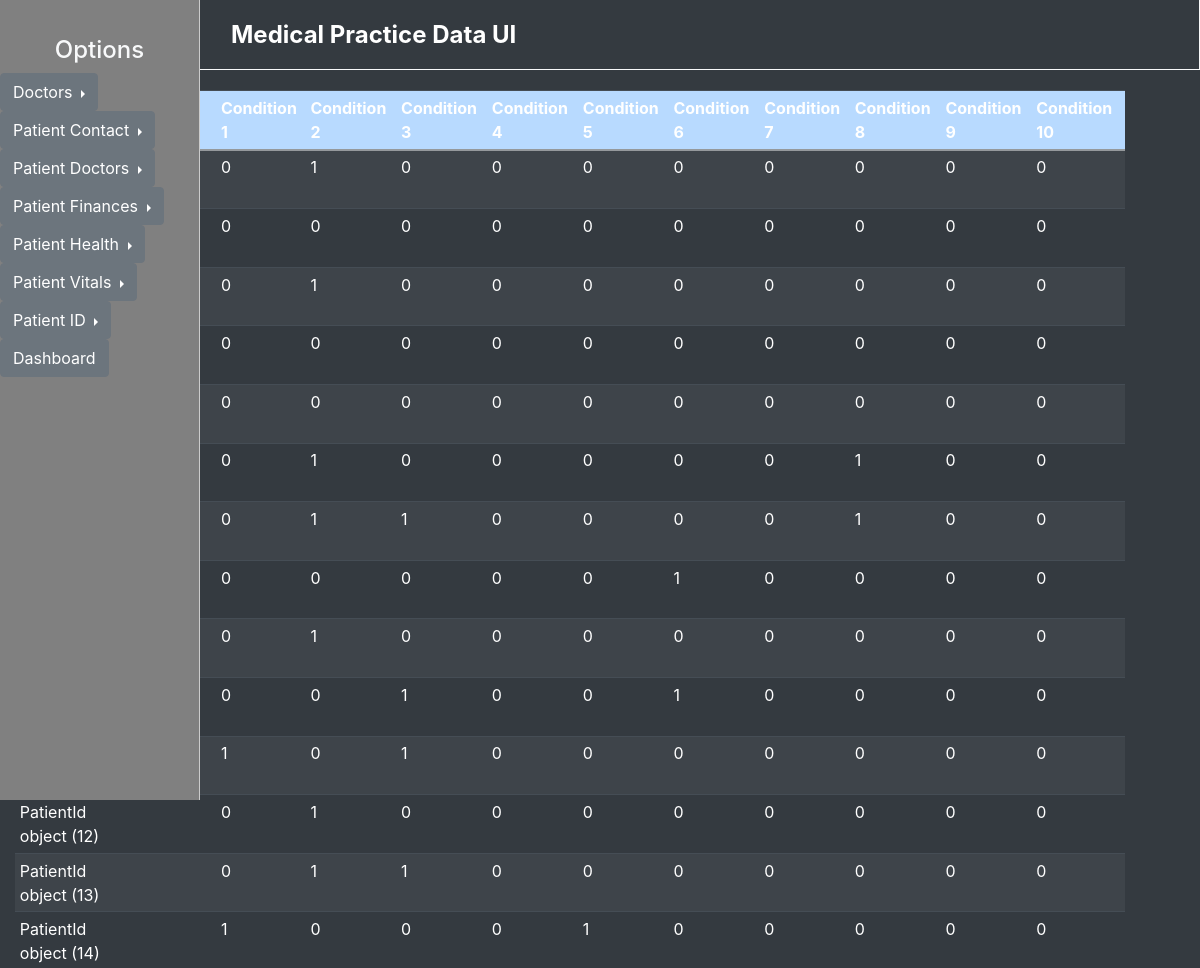
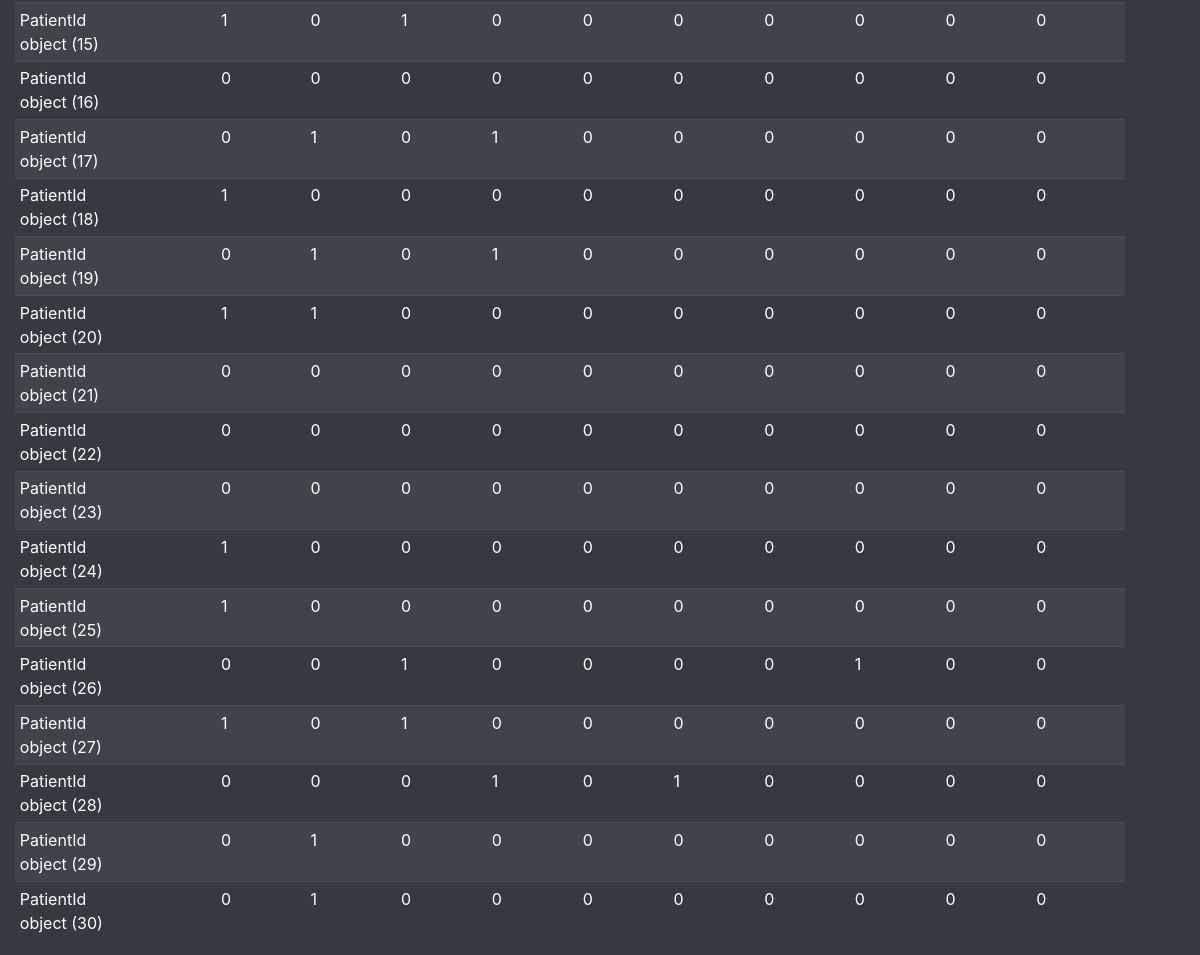
The app's page /webapp/patient-health/ with its own data (2 pictures, top to bottom).
### medical_practice/web_app/models.py (models this page shows)
class PatientHealth(models.Model):
    patient = models.OneToOneField('PatientId', models.DO_NOTHING, db_column='Patient_ID', primary_key=True, blank=False, null=False)  # Field name made lowercase.
    current_smoker = models.BooleanField(db_column='Current_smoker', blank=False, null=True)  # Field name made lowercase.
    condition_1 = models.CharField(db_column='Condition_1', blank=False, null=True, max_length=255)  # Field name made lowercase.
    condition_2 = models.CharField(db_column='Condition_2', blank=False, null=True, max_length=255)  # Field name made lowercase.
    condition_3 = models.CharField(db_column='Condition_3', blank=False, null=True, max_length=255)  # Field name made lowercase.
    condition_4 = models.CharField(db_column='Condition_4', blank=False, null=True, max_length=255)  # Field name made lowercase.
    condition_5 = models.CharField(db_column='Condition_5', blank=False, null=True, max_length=255)  # Field name made lowercase.
    condition_6 = models.CharField(db_column='Condition_6', blank=False, null=True, max_length=255)  # Field name made lowercase.
    condition_7 = models.CharField(db_column='Condition_7', blank=False, null=True, max_length=255)  # Field name made lowercase.
    condition_8 = models.CharField(db_column='Condition_8', blank=False, null=True, max_length=255)  # Field name made lowercase.
    condition_9 = models.CharField(db_column='Condition_9', blank=False, null=True, max_length=255)  # Field name made lowercase.
    condition_10 = models.CharField(db_column='Condition_10', blank=False, null=True, max_length=255)  # Field name made lowercase.
    class Meta:
        managed = False
        db_table = 'patient_health'

class PatientId(models.Model):
    patient_id = models.AutoField(db_column='Patient_ID', primary_key=True, blank=False, null=False)  # Field name made lowercase.
    firstname = models.CharField(db_column='Firstname', blank=False, null=True, max_length=255)  # Field name made lowercase.
    lastname = models.CharField(db_column='Lastname', blank=False, null=True, max_length=255)  # Field name made lowercase.
    dob = models.DateField(db_column='DOB', blank=False, null=True)  # Field name made lowercase.
    age = models.IntegerField(db_column='Age', blank=False, null=True, max_length=255)  # Field name made lowercase.
    biol_sex = models.CharField(db_column='Biol_sex', blank=False, null=True, max_length=255)  # Field name made lowercase.
    ethnicity = models.CharField(db_column='Ethnicity', blank=False, null=True, max_length=255)  # Field name made lowercase.
    class Meta:
        managed = False
        db_table = 'patient_id'

### medical_practice/web_app/views.py (the view)
# urls.py: path('patient-health/', views.ph_list_view, name='ph-list'),
def ph_list_view(request):
    context ={}
    context["dataset"] = PatientHealth.objects.all()[:30]
    return render(request, "patient_health_list_view.html", context)

### medical_practice/web_app/templates/patient_health_list_view.html (shortened to what this page needs)
{% extends 'base.html' %}
{% block content %}
<div class="d-flex justify-content-center">
    <table class="table table-sm table-striped table-dark mx-auto">
        <tr class="table-primary">
            <th>Patient ID</th>
            <th>Current Smoker</th>
            <th>Condition 1</th>
            <th>Condition 2</th>
            <th>Condition 3</th>
            <th>Condition 4</th>
            <th>Condition 5</th>
            <th>Condition 6</th>
            <th>Condition 7</th>
            <th>Condition 8</th>
            <th>Condition 9</th>
            <th>Condition 10</th>
        </tr>
        <tbody>
            {% for data in dataset %}
            <tr>
                <td>{{ data.patient }}</td>
                <td> {{ data.curent_smoker }} </td>
                <td>{{ data.condition_1 }}</td>
                <td>{{ data.condition_2 }}</td>
                <td>{{ data.condition_3 }}</td>
                <td>{{ data.condition_4 }}</td>
                <td>{{ data.condition_5 }}</td>
                <td>{{ data.condition_6 }}</td>
                <td>{{ data.condition_7 }}</td>
                <td>{{ data.condition_8 }}</td>
                <td>{{ data.condition_9 }}</td>
                <td>{{ data.condition_10 }}</td>
            </tr>
            {% endfor %}
        </tbody>
    </table>
</div>
{% endblock %}

### records on screen
PatientHealth: condition_1 "0", condition_2 "1", condition_3 "0", condition_4 "0", condition_5 "0", condition_6 "0", condition_7 "0", condition_8 "0", condition_9 "0", condition_10 "0"
PatientHealth: condition_1 "0", condition_2 "0", condition_3 "0", condition_4 "0", condition_5 "0", condition_6 "0", condition_7 "0", condition_8 "0", condition_9 "0", condition_10 "0"
PatientHealth: condition_1 "0", condition_2 "1", condition_3 "0", condition_4 "0", condition_5 "0", condition_6 "0", condition_7 "0", condition_8 "0", condition_9 "0", condition_10 "0"
PatientHealth: condition_1 "0", condition_2 "0", condition_3 "0", condition_4 "0", condition_5 "0", condition_6 "0", condition_7 "0", condition_8 "0", condition_9 "0", condition_10 "0"
PatientHealth: condition_1 "0", condition_2 "0", condition_3 "0", condition_4 "0", condition_5 "0", condition_6 "0", condition_7 "0", condition_8 "0", condition_9 "0", condition_10 "0"
PatientHealth: condition_1 "0", condition_2 "1", condition_3 "0", condition_4 "0", condition_5 "0", condition_6 "0", condition_7 "0", condition_8 "1", condition_9 "0", condition_10 "0"
PatientHealth: condition_1 "0", condition_2 "1", condition_3 "1", condition_4 "0", condition_5 "0", condition_6 "0", condition_7 "0", condition_8 "1", condition_9 "0", condition_10 "0"
PatientHealth: condition_1 "0", condition_2 "0", condition_3 "0", condition_4 "0", condition_5 "0", condition_6 "1", condition_7 "0", condition_8 "0", condition_9 "0", condition_10 "0"
PatientHealth: condition_1 "0", condition_2 "1", condition_3 "0", condition_4 "0", condition_5 "0", condition_6 "0", condition_7 "0", condition_8 "0", condition_9 "0", condition_10 "0"
PatientHealth: condition_1 "0", condition_2 "0", condition_3 "1", condition_4 "0", condition_5 "0", condition_6 "1", condition_7 "0", condition_8 "0", condition_9 "0", condition_10 "0"
PatientHealth: condition_1 "1", condition_2 "0", condition_3 "1", condition_4 "0", condition_5 "0", condition_6 "0", condition_7 "0", condition_8 "0", condition_9 "0", condition_10 "0"
PatientHealth: patient "PatientId object (12)", condition_1 "0", condition_2 "1", condition_3 "0", condition_4 "0", condition_5 "0", condition_6 "0", condition_7 "0", condition_8 "0", condition_9 "0", condition_10 "0"
PatientHealth: patient "PatientId object (13)", condition_1 "0", condition_2 "1", condition_3 "1", condition_4 "0", condition_5 "0", condition_6 "0", condition_7 "0", condition_8 "0", condition_9 "0", condition_10 "0"
PatientHealth: patient "PatientId object (14)", condition_1 "1", condition_2 "0", condition_3 "0", condition_4 "0", condition_5 "1", condition_6 "0", condition_7 "0", condition_8 "0", condition_9 "0", condition_10 "0"
PatientHealth: patient "PatientId object (15)", condition_1 "1", condition_2 "0", condition_3 "1", condition_4 "0", condition_5 "0", condition_6 "0", condition_7 "0", condition_8 "0", condition_9 "0", condition_10 "0"
PatientHealth: patient "PatientId object (16)", condition_1 "0", condition_2 "0", condition_3 "0", condition_4 "0", condition_5 "0", condition_6 "0", condition_7 "0", condition_8 "0", condition_9 "0", condition_10 "0"
PatientHealth: patient "PatientId object (17)", condition_1 "0", condition_2 "1", condition_3 "0", condition_4 "1", condition_5 "0", condition_6 "0", condition_7 "0", condition_8 "0", condition_9 "0", condition_10 "0"
PatientHealth: patient "PatientId object (18)", condition_1 "1", condition_2 "0", condition_3 "0", condition_4 "0", condition_5 "0", condition_6 "0", condition_7 "0", condition_8 "0", condition_9 "0", condition_10 "0"
PatientHealth: patient "PatientId object (19)", condition_1 "0", condition_2 "1", condition_3 "0", condition_4 "1", condition_5 "0", condition_6 "0", condition_7 "0", condition_8 "0", condition_9 "0", condition_10 "0"
PatientHealth: patient "PatientId object (20)", condition_1 "1", condition_2 "1", condition_3 "0", condition_4 "0", condition_5 "0", condition_6 "0", condition_7 "0", condition_8 "0", condition_9 "0", condition_10 "0"
PatientHealth: patient "PatientId object (21)", condition_1 "0", condition_2 "0", condition_3 "0", condition_4 "0", condition_5 "0", condition_6 "0", condition_7 "0", condition_8 "0", condition_9 "0", condition_10 "0"
PatientHealth: patient "PatientId object (22)", condition_1 "0", condition_2 "0", condition_3 "0", condition_4 "0", condition_5 "0", condition_6 "0", condition_7 "0", condition_8 "0", condition_9 "0", condition_10 "0"
PatientHealth: patient "PatientId object (23)", condition_1 "0", condition_2 "0", condition_3 "0", condition_4 "0", condition_5 "0", condition_6 "0", condition_7 "0", condition_8 "0", condition_9 "0", condition_10 "0"
PatientHealth: patient "PatientId object (24)", condition_1 "1", condition_2 "0", condition_3 "0", condition_4 "0", condition_5 "0", condition_6 "0", condition_7 "0", condition_8 "0", condition_9 "0", condition_10 "0"
PatientHealth: patient "PatientId object (25)", condition_1 "1", condition_2 "0", condition_3 "0", condition_4 "0", condition_5 "0", condition_6 "0", condition_7 "0", condition_8 "0", condition_9 "0", condition_10 "0"
PatientHealth: patient "PatientId object (26)", condition_1 "0", condition_2 "0", condition_3 "1", condition_4 "0", condition_5 "0", condition_6 "0", condition_7 "0", condition_8 "1", condition_9 "0", condition_10 "0"
PatientHealth: patient "PatientId object (27)", condition_1 "1", condition_2 "0", condition_3 "1", condition_4 "0", condition_5 "0", condition_6 "0", condition_7 "0", condition_8 "0", condition_9 "0", condition_10 "0"
PatientHealth: patient "PatientId object (28)", condition_1 "0", condition_2 "0", condition_3 "0", condition_4 "1", condition_5 "0", condition_6 "1", condition_7 "0", condition_8 "0", condition_9 "0", condition_10 "0"
PatientHealth: patient "PatientId object (29)", condition_1 "0", condition_2 "1", condition_3 "0", condition_4 "0", condition_5 "0", condition_6 "0", condition_7 "0", condition_8 "0", condition_9 "0", condition_10 "0"
PatientHealth: patient "PatientId object (30)", condition_1 "0", condition_2 "1", condition_3 "0", condition_4 "0", condition_5 "0", condition_6 "0", condition_7 "0", condition_8 "0", condition_9 "0", condition_10 "0"
